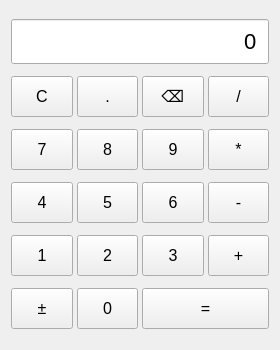
<?xml version="1.0" encoding="UTF-8"?>
<ui version="4.0">
 <class>Calculator</class>
 <widget class="QWidget" name="Calculator">
  <property name="geometry">
   <rect><x>0</x><y>0</y><width>280</width><height>350</height></rect>
  </property>
  <property name="windowTitle">
   <string>计算器</string>
  </property>
  <property name="minimumSize">
   <size><width>280</width><height>350</height></size>
  </property>
  <property name="maximumSize">
   <size><width>280</width><height>350</height></size>
  </property>
  <layout class="QGridLayout" name="gridLayout">
   <property name="spacing"><number>4</number></property>
   <item row="0" column="0" colspan="4">
    <widget class="QLineEdit" name="display">
     <property name="readOnly"><bool>true</bool></property>
     <property name="alignment"><set>Qt::AlignRight</set></property>
     <property name="text"><string>0</string></property>
     <property name="styleSheet"><string>font-size: 22px; padding: 8px;</string></property>
    </widget>
   </item>
   <item row="1" column="0">
    <widget class="QPushButton" name="btnC">
     <property name="text"><string>C</string></property>
     <property name="styleSheet"><string>font-size: 16px; padding: 10px;</string></property>
    </widget>
   </item>
   <item row="1" column="1">
    <widget class="QPushButton" name="btnDot">
     <property name="text"><string>.</string></property>
     <property name="styleSheet"><string>font-size: 16px; padding: 10px;</string></property>
    </widget>
   </item>
   <item row="1" column="2">
    <widget class="QPushButton" name="btnBack">
     <property name="text"><string>⌫</string></property>
     <property name="styleSheet"><string>font-size: 16px; padding: 10px;</string></property>
    </widget>
   </item>
   <item row="1" column="3">
    <widget class="QPushButton" name="btnDiv">
     <property name="text"><string>/</string></property>
     <property name="styleSheet"><string>font-size: 16px; padding: 10px;</string></property>
    </widget>
   </item>
   <item row="2" column="0">
    <widget class="QPushButton" name="btn7">
     <property name="text"><string>7</string></property>
     <property name="styleSheet"><string>font-size: 16px; padding: 10px;</string></property>
    </widget>
   </item>
   <item row="2" column="1">
    <widget class="QPushButton" name="btn8">
     <property name="text"><string>8</string></property>
     <property name="styleSheet"><string>font-size: 16px; padding: 10px;</string></property>
    </widget>
   </item>
   <item row="2" column="2">
    <widget class="QPushButton" name="btn9">
     <property name="text"><string>9</string></property>
     <property name="styleSheet"><string>font-size: 16px; padding: 10px;</string></property>
    </widget>
   </item>
   <item row="2" column="3">
    <widget class="QPushButton" name="btnMul">
     <property name="text"><string>*</string></property>
     <property name="styleSheet"><string>font-size: 16px; padding: 10px;</string></property>
    </widget>
   </item>
   <item row="3" column="0">
    <widget class="QPushButton" name="btn4">
     <property name="text"><string>4</string></property>
     <property name="styleSheet"><string>font-size: 16px; padding: 10px;</string></property>
    </widget>
   </item>
   <item row="3" column="1">
    <widget class="QPushButton" name="btn5">
     <property name="text"><string>5</string></property>
     <property name="styleSheet"><string>font-size: 16px; padding: 10px;</string></property>
    </widget>
   </item>
   <item row="3" column="2">
    <widget class="QPushButton" name="btn6">
     <property name="text"><string>6</string></property>
     <property name="styleSheet"><string>font-size: 16px; padding: 10px;</string></property>
    </widget>
   </item>
   <item row="3" column="3">
    <widget class="QPushButton" name="btnSub">
     <property name="text"><string>-</string></property>
     <property name="styleSheet"><string>font-size: 16px; padding: 10px;</string></property>
    </widget>
   </item>
   <item row="4" column="0">
    <widget class="QPushButton" name="btn1">
     <property name="text"><string>1</string></property>
     <property name="styleSheet"><string>font-size: 16px; padding: 10px;</string></property>
    </widget>
   </item>
   <item row="4" column="1">
    <widget class="QPushButton" name="btn2">
     <property name="text"><string>2</string></property>
     <property name="styleSheet"><string>font-size: 16px; padding: 10px;</string></property>
    </widget>
   </item>
   <item row="4" column="2">
    <widget class="QPushButton" name="btn3">
     <property name="text"><string>3</string></property>
     <property name="styleSheet"><string>font-size: 16px; padding: 10px;</string></property>
    </widget>
   </item>
   <item row="4" column="3">
    <widget class="QPushButton" name="btnAdd">
     <property name="text"><string>+</string></property>
     <property name="styleSheet"><string>font-size: 16px; padding: 10px;</string></property>
    </widget>
   </item>
   <item row="5" column="0">
    <widget class="QPushButton" name="btnNeg">
     <property name="text"><string>±</string></property>
     <property name="styleSheet"><string>font-size: 16px; padding: 10px;</string></property>
    </widget>
   </item>
   <item row="5" column="1">
    <widget class="QPushButton" name="btn0">
     <property name="text"><string>0</string></property>
     <property name="styleSheet"><string>font-size: 16px; padding: 10px;</string></property>
    </widget>
   </item>
   <item row="5" column="2" colspan="2">
    <widget class="QPushButton" name="btnEq">
     <property name="text"><string>=</string></property>
     <property name="styleSheet"><string>font-size: 16px; padding: 10px;</string></property>
    </widget>
   </item>
  </layout>
 </widget>
</ui>
